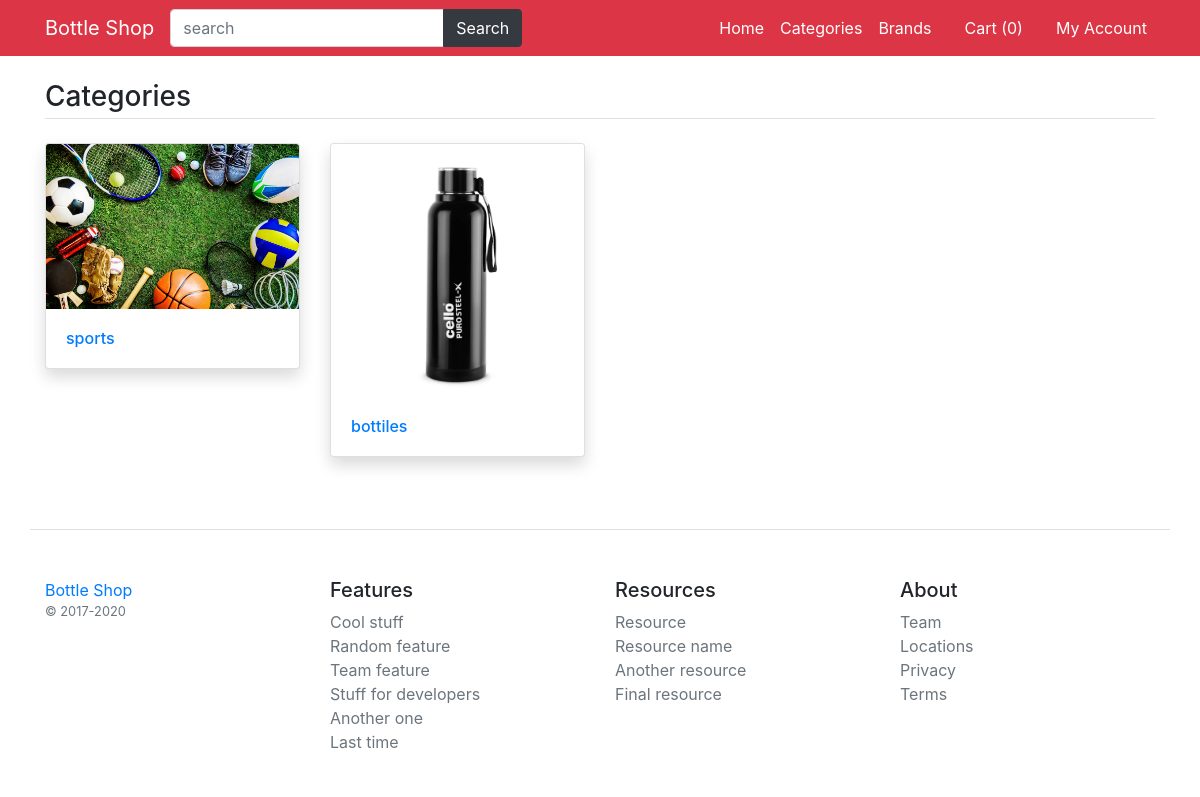
/category_list, run on the app's committed database.
### main_appe/models.py (models this page shows, shortened)
class Category(models.Model):
    title=models.CharField(max_length=300)
    image=models.ImageField(upload_to='category_images')
    class Meta:
        verbose_name_plural = '2. Categorys'

### main_appe/views.py (the view)
# urls.py: path('category_list',views.Category_list,name="category_list"),
def Category_list(request):
    data = Category.objects.all().order_by('-id')
    return render(request,'category_list.html',{"data":data})

### main_appe/templates_content.py (called while the page is built)
def get_fillter(request):
    category = Product.objects.distinct().values('category__title', 'category__id')
    brand = Product.objects.distinct().values('brand__title', "brand__id")
    colors = ProductAttributes.objects.distinct().values('color__title', 'color__id', "color__color_code")
    sizes = ProductAttributes.objects.distinct().values('size__title', 'size__id')
    minMaxPrice = ProductAttributes.objects.aggregate(Min('price'),Max('price'))
    data = {
        'category': category,
        'brand': brand,
        'colors': colors,
        'sizes': sizes,
        'minMaxPrice':minMaxPrice
    }
    return data

### templates/category_list.html (shortened to what this page needs)
{% extends 'base.html' %}
{% load static %}
{% block content %}
    <main class="container my-4">
	<h3 class="my-4 border-bottom pb-1">Categories</h3>
	<div class="row">
        {% if data %}
            {% for category in data %}
		<div class="col-md-3 mb-4">
			<div class="card shadow">
			  <a href="{% url 'category_product_list' category.id %}"><img src="{{ category.image.url }}" class="card-img-top" alt="..."></a>
			  <div class="card-body">
			    <h6 class="card-text"><a href="{% url 'category_product_list' category.id %}">{{ category.title }} <?php echo $i; ?></a></h6>
			  </div>
			</div>
		</div>
            {% endfor %}
        {% endif %}
	</div>
</main>
{% endblock %}

### data on the page
Category: image (picture), title "sports"
Category: image (picture), title "bottiles"

### other printed values
{{ request.session.cartdata|length }} "0"
